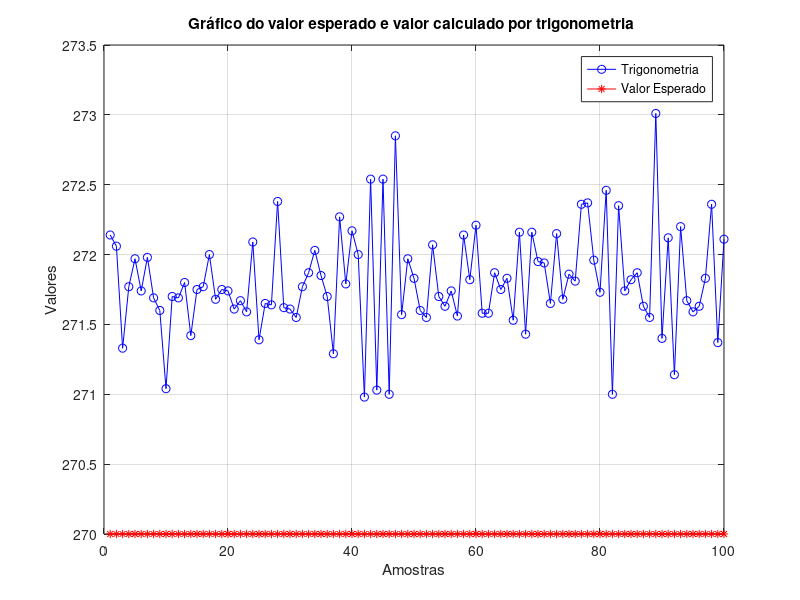
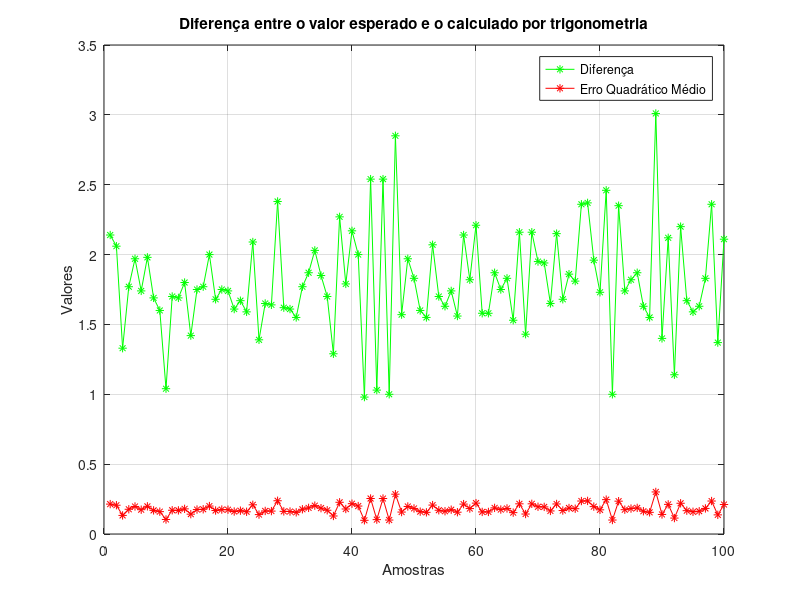
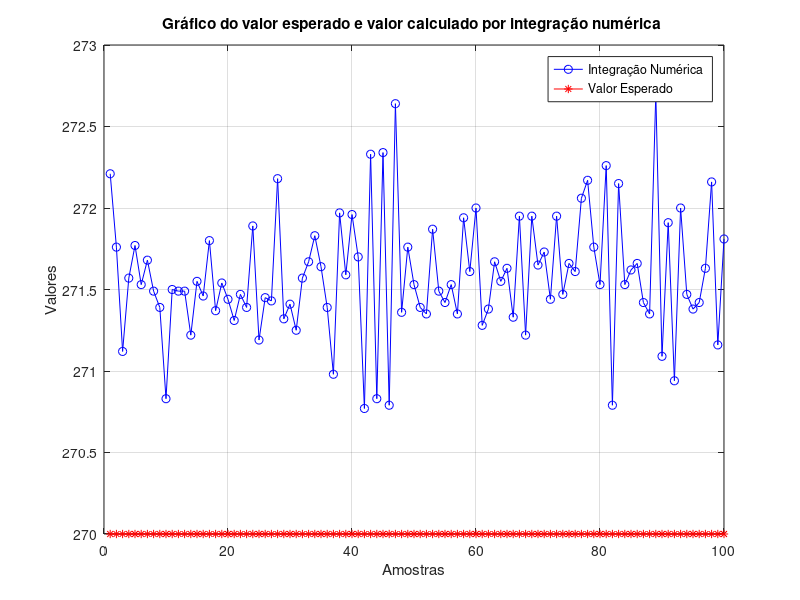
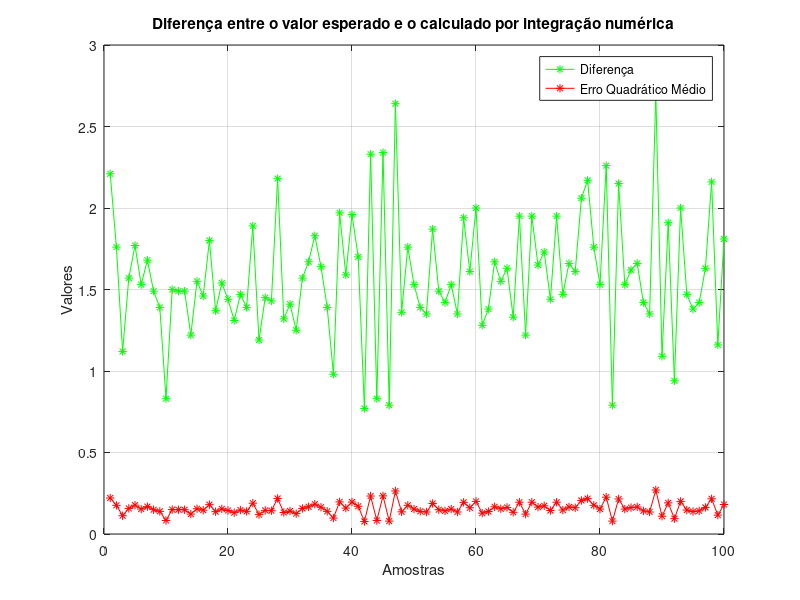

MATLAB code for these plots, in order:
clc,close all, clear all;

% Vetor com os valores reais





y_predito = 270 *ones(1,100);
y_trigo = [272.14	272.06	271.33	271.77	271.97	271.74	271.98	271.69	271.60	271.04	271.70	271.69	271.80	271.42	271.75	271.77	272.00	271.68	271.75	271.74	271.61	271.67	271.59	272.09	271.39	271.65	271.64	272.38	271.62	271.61	271.55	271.77	271.87	272.03	271.85	271.70	271.29	272.27	271.79	272.17	272.00	270.98	272.54	271.03	272.54	271.00	272.85	271.57	271.97	271.83	271.60	271.55	272.07	271.70	271.63	271.74	271.56	272.14	271.82	272.21	271.58	271.58	271.87	271.75	271.83	271.53	272.16	271.43	272.16	271.95	271.94	271.65	272.15	271.68	271.86	271.81	272.36	272.37	271.96	271.73	272.46	271.00	272.35	271.74	271.82	271.87	271.63	271.55	273.01	271.40	272.12	271.14	272.20	271.67	271.59	271.63	271.83	272.36	271.37	272.11];
y_integ = [272.21	271.76	271.12	271.57	271.77	271.53	271.68	271.49	271.39	270.83	271.50	271.49	271.49	271.22	271.55	271.46	271.80	271.37	271.54	271.44	271.31	271.47	271.39	271.89	271.19	271.45	271.43	272.18	271.32	271.41	271.25	271.57	271.67	271.83	271.64	271.39	270.98	271.97	271.59	271.96	271.70	270.77	272.33	270.83	272.34	270.79	272.64	271.36	271.76	271.53	271.39	271.35	271.87	271.49	271.42	271.53	271.35	271.94	271.61	272.00	271.28	271.38	271.67	271.55	271.63	271.33	271.95	271.22	271.95	271.65	271.73	271.44	271.95	271.47	271.66	271.61	272.06	272.17	271.76	271.53	272.26	270.79	272.15	271.53	271.62	271.66	271.42	271.35	272.70	271.09	271.91	270.94	272.00	271.47	271.38	271.42	271.63	272.16	271.16	271.81];


% Vetor com os valores preditos pelo modelo (criando valores aleatórios para demonstração)
% y_predito =  % Adiciona ruído gaussiano aos valores reais

% Cálculo do REMQ
N1 = length(y_trigo);
erro_quadratico1 = (( y_trigo - y_predito).^2);
diferenca1 = ( y_trigo - y_predito);   
REMQ1 = sqrt(erro_quadratico1/N1);


N2 = length(y_integ);
erro_quadratico2 = (( y_integ - y_predito).^2);
diferenca2 = ( y_integ - y_predito);   
REMQ2 = sqrt(erro_quadratico2/N2);

% Plotagem do gráfico

figure;
plot(y_trigo, 'bo-', 'DisplayName', 'Trigonometria');
hold on;
plot(y_predito, 'r*-', 'DisplayName', 'Valor Esperado');
legend('Location', 'best');
title('Gráfico do valor esperado e valor calculado por trigonometria ');
xlabel('Amostras');
ylabel('Valores');
grid on;

figure;
plot(diferenca1, 'g*-', 'DisplayName', 'Diferença');
hold on;
plot(REMQ1, 'r*-', 'DisplayName', 'Erro Quadrático Médio');
legend('Location', 'best');
title('Diferença entre o valor esperado e o calculado por trigonometria');
xlabel('Amostras');
ylabel('Valores');
grid on;

figure;
plot(y_integ, 'bo-',  'DisplayName', 'Integração Numérica');
hold on;
plot(y_predito, 'r*-', 'DisplayName', 'Valor Esperado');
hold on;
legend('Location', 'best');
title('Gráfico do valor esperado e valor calculado por integração numérica ');
xlabel('Amostras');
ylabel('Valores');
grid on;

figure;
plot(diferenca2, 'g*-', 'DisplayName', 'Diferença');
hold on;
plot(REMQ2, 'r*-', 'DisplayName', 'Erro Quadrático Médio');
legend('Location', 'best');
title('Diferença entre o valor esperado e o calculado por integração numérica');
xlabel('Amostras');
ylabel('Valores');
grid on;
